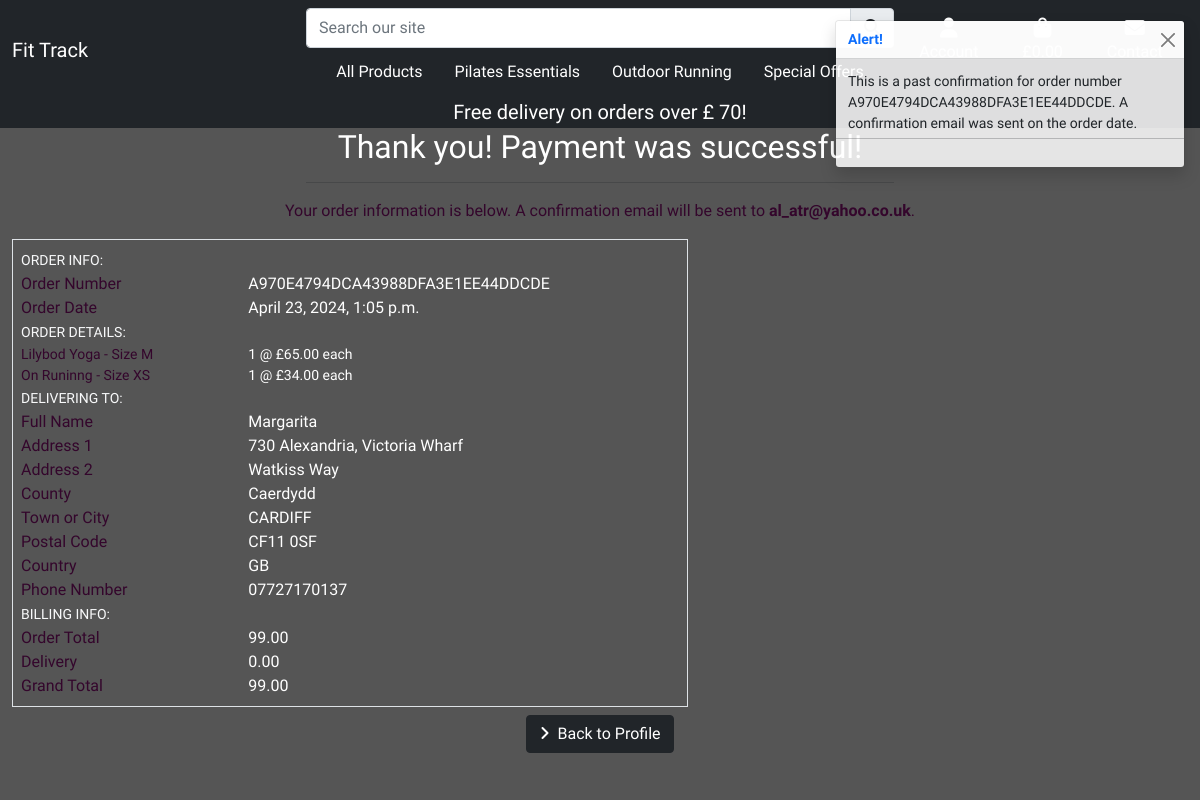
Screenshot of /profile/order_history/A970E4794DCA43988DFA3E1EE44DDCDE with the database file from the repository.
### checkout/models.py (models this page shows, shortened)
class Order(models.Model):
    order_number = models.CharField(max_length=32, null=False, editable=False)
    user_profile = models.ForeignKey(UserProfile, on_delete=models.SET_NULL,
                                     null=True, blank=True, related_name='orders')
    full_name = models.CharField(max_length=50, null=False, blank=False)
    email = models.EmailField(max_length=254, null=False, blank=False)
    phone_number = models.CharField(max_length=20, null=False, blank=False)
    country = models.CharField(max_length=40, null=False, blank=False)
    postcode = models.CharField(max_length=20, null=True, blank=True)
    town_or_city = models.CharField(max_length=40, null=False, blank=False)
    street_address1 = models.CharField(max_length=80, null=False, blank=False)
    street_address2 = models.CharField(max_length=80, null=True, blank=True)
    county = models.CharField(max_length=80, null=True, blank=True)
    date = models.DateTimeField(auto_now_add=True)
    delivery_cost = models.DecimalField(max_digits=6, decimal_places=2, null=False, default=0)
    order_total = models.DecimalField(max_digits=10, decimal_places=2, null=False, default=0)
    grand_total = models.DecimalField(max_digits=10, decimal_places=2, null=False, default=0)
    original_bag = models.TextField(null=False, blank=False, default='')
    stripe_pid = models.CharField(max_length=254, null=False, blank=False, default='')

class OrderLineItem(models.Model):
    order = models.ForeignKey(Order, null=False, blank=False, on_delete=models.CASCADE, related_name='lineitems')
    product = models.ForeignKey(Product, null=False, blank=False, on_delete=models.CASCADE)
    product_size = models.CharField(max_length=2, null=True, blank=True)
    quantity = models.IntegerField(null=False, blank=False, default=0)
    lineitem_total = models.DecimalField(max_digits=6, decimal_places=2, null=False, blank=False, editable=False)

### products/models.py (models this page shows, shortened)
class Product(models.Model):
    category = models.ForeignKey('Category', null=True, blank=True, on_delete=models.SET_NULL)
    sku = models.CharField(max_length=254, null=True, blank=True)
    name = models.CharField(max_length=254)
    different_size = models.BooleanField(default=False)
    description = models.TextField()
    new = models.BooleanField(default=False)
    on_sale = models.BooleanField(default=False)
    all_specials = models.BooleanField(default=False)
    details = models.CharField(max_length=360)
    materials = models.CharField(max_length=254, null=True,default=None)
    fabric_care = models.CharField(max_length=360)
    price = models.DecimalField(max_digits=6, decimal_places=2)
    rating = models.DecimalField(max_digits=6, decimal_places=2, null=True, blank=True)
    image = models.ImageField(null=True, blank=True)
    size = models.CharField(max_length=254, null=True, blank=True)
    weight =  models.CharField(max_length=254, null=True, blank=True)
    special_price = models.DecimalField(
        max_digits=6, decimal_places=2, null=False, blank=False, default=0)

### profiles/views.py (the view)
# urls.py: path('order_history/<order_number>', views.order_history, name='order_history'),
def order_history(request, order_number):
    order = get_object_or_404(Order, order_number=order_number)
    messages.info(request, (
        f'This is a past confirmation for order number {order_number}. '
        'A confirmation email was sent on the order date.'
    ))
    template = 'checkout/checkout_success.html'
    context = {
        'order': order,
        'from_profile': True,
    }
    return render(request, template, context)

### bag/contexts.py (called while the page is built, shortened)
def bag_contents(request):
    bag_items = []
    total = 0
    product_count = 0
    bag = request.session.get('bag', {})
    if product_count > 0 and total < settings.FREE_DELIVERY_THRESHOLD:
        delivery = Decimal(settings.STANDARD_DELIVERY_COST)
        free_delivery_delta = settings.FREE_DELIVERY_THRESHOLD - total
    else:
        delivery = 0
        free_delivery_delta = 0
    grand_total = delivery + total
    context = {
        'bag_items': bag_items,
        'total': total,
        'product_count': product_count,
        'delivery': delivery,
        'free_delivery_delta': free_delivery_delta,
        'free_delivery_threshold': settings.FREE_DELIVERY_THRESHOLD,
        'grand_total': grand_total,
    }
    return context

### checkout/templates/checkout/checkout_success.html
{% extends "base.html"%}
{% load static %}
{% block extra_css %}
<link rel="stylesheet" href="{% static 'checkout/css/checkout.css' %}">
{% endblock %}
{% block content %}
<div class="cover"></div>
<div class="container-fluid vh-100 clear-nav">
    {% include 'includes/banner.html'%}
    <div class="row">
        <div class="col text-center ">
            <h2 class="text-white">Thank you! Payment was successful!</h2>
            <hr class="w-50 mx-auto mb-3">
            <p class="text-purple"> Your order information is below. A confirmation email will be sent to <strong>{{ order.email }}</strong>.</p>
        </div>
    </div>
    <div class="row">
        <div class="col-12 col-lg-7">
            <div class="order-confirmation-wrapper p-2 border">
                <div class="row">
                    <div class="col">
                        <small class="text-light text-uppercase font-weight-bold">Order Info:</small>
                    </div>
                </div>
                <div class="row">
                    <div class="col-12 col-md-4">
                        <p class="mb-0 text-purple font-weight-bold">Order Number</p>
                    </div>
                    <div class="col-12 col-md-8 text-md-right">
                        <p class="mb-0">{{ order.order_number }}</p>
                    </div>
                </div>
                <div class="row">
                    <div class="col-12 col-md-4">
                        <p class="mb-0 text-purple font-weight-bold">Order Date</p>
                    </div>
                    <div class="col-12 col-md-8 text-md-right">
                        <p class="mb-0">{{ order.date }}</p>
                    </div>
                </div>
                <div class="row">
                    <div class="col">
                        <small class="text-light text-uppercase font-weight-bold">Order Details:</small>
                    </div>
                </div>
                {% for item in order.lineitems.all %}
                <div class="row">
                    <div class="col-12 col-md-4">
                        <p class="small mb-0 text-purple font-weight-bold">
                            {{ item.product.name }}{% if item.product_size %} - Size {{ item.product.size|upper }}{% endif %}
                        </p>
                    </div>
                    <div class="col-12 col-md-8 text-md-right">
                        {% if item.product.special_price %}
                        <p class="small mb-0">{{ item.quantity }} @ £{{ item.product.special_price }} each</p>
                        {% else %}
                        <p class="small mb-0">{{ item.quantity }} @ £{{ item.product.price }} each</p>
                        {% endif %}
                    </div>
                </div>
                {% endfor %}
                <div class="row">
                    <div class="col">
                        <small class="text-light text-uppercase font-weight-bold">Delivering To:</small>
                    </div>
                </div>
                <div class="row">
                    <div class="col-12 col-md-4">
                        <p class="mb-0 text-purple font-weight-bold">Full Name</p>
                    </div>
                    <div class="col-12 col-md-8 text-md-right">
                        <p class="mb-0">{{ order.full_name }}</p>
                    </div>
                </div>
                <div class="row">
                    <div class="col-12 col-md-4">
                        <p class="mb-0 text-purple font-weight-bold">Address 1</p>
                    </div>
                    <div class="col-12 col-md-8 text-md-right">
                        <p class="mb-0">{{ order.street_address1 }}</p>
                    </div>
                </div>
                {% if order.street_address2 %}
                <div class="row">
                    <div class="col-12 col-md-4">
                        <p class="mb-0 text-purple font-weight-bold">Address 2</p>
                    </div>
                    <div class="col-12 col-md-8 text-md-right">
                        <p class="mb-0">{{ order.street_address2 }}</p>
                    </div>
                </div>
                {% endif %}
                {% if order.county %}
                <div class="row">
                    <div class="col-12 col-md-4">
                        <p class="mb-0 text-purple font-weight-bold">County</p>
                    </div>
                    <div class="col-12 col-md-8 text-md-right">
                        <p class="mb-0">{{ order.county }}</p>
                    </div>
                </div>
                {% endif %}
                <div class="row">
                    <div class="col-12 col-md-4">
                        <p class="mb-0 text-purple font-weight-bold">Town or City</p>
                    </div>
                    <div class="col-12 col-md-8 text-md-right">
                        <p class="mb-0">{{ order.town_or_city }}</p>
                    </div>
                </div>
                {% if order.postcode %}
                <div class="row">
                    <div class="col-12 col-md-4">
                        <p class="mb-0 text-purple font-weight-bold">Postal Code</p>
                    </div>
                    <div class="col-12 col-md-8 text-md-right">
                        <p class="mb-0">{{ order.postcode }}</p>
                    </div>
                </div>
                {% endif %}
                <div class="row">
                    <div class="col-12 col-md-4">
                        <p class="mb-0 text-purple font-weight-bold">Country</p>
                    </div>
                    <div class="col-12 col-md-8 text-md-right">
                        <p class="mb-0">{{ order.country }}</p>
                    </div>
                </div>
                <div class="row">
                    <div class="col-12 col-md-4">
                        <p class="mb-0 text-purple font-weight-bold">Phone Number</p>
                    </div>
                    <div class="col-12 col-md-8 text-md-right">
                        <p class="mb-0">{{ order.phone_number }}</p>
                    </div>
                </div>
                <div class="row">
                    <div class="col">
                        <small class="text-light text-uppercase font-weight-bold">Billing Info:</small>
                    </div>
                </div>
                <div class="row">
                    <div class="col-12 col-md-4">
                        <p class="mb-0 text-purple font-weight-bold">Order Total</p>
                    </div>
                    <div class="col-12 col-md-8 text-md-right">
                        <p class="mb-0">{{ order.order_total }}</p>
                    </div>
                </div>
                <div class="row">
                    <div class="col-12 col-md-4">
                        <p class="mb-0 text-purple font-weight-bold">Delivery</p>
                    </div>
                    <div class="col-12 col-md-8 text-md-right">
                        <p class="mb-0">{{ order.delivery_cost }}</p>
                    </div>
                </div>
                <div class="row">
                    <div class="col-12 col-md-4">
                        <p class="mb-0 text-purple font-weight-bold">Grand Total</p>
                    </div>
                    <div class="col-12 col-md-8 text-md-right">
                        <p class="mb-0">{{ order.grand_total }}</p>
                    </div>
                </div>
            </div>
        </div>
    </div>
        <div class="row">
        <div class="col-12 text-center">
            {% if from_profile %}
                <a href="{% url 'profile' %}"  class="btn btn-dark text-center mt-2 shopping-button">
                    <i class="fas fa-angle-right pe-2"></i>Back to Profile
                </a>
            {% else %}
                <a href="{% url 'products' %}?all_specials"  class="btn btn-dark text-center mt-2 shopping-button">
                    <i class="fas fa-gifts pe-2"></i>Check out our latest speacial deals!
                </a>
            {% endif %}
        </div>
    </div>
</div>
{% endblock %}

### static/css/base.css (style rules this page uses)
html { height:100%; }
body { font-family:'Bacasime Antique', serif ; background: url('/media/woman.jpg') no-repeat center center fixed; background-size: cover; height: 100%; display: flex; flex-direction: column; }
.cover { height: 100%; width: 100%; position: fixed; z-index: -1; top: 0; left: 0; background-color: #555; }
.mt-3,.nav-link, p { color:#fff !important; }
.text-purple { color: rgb(52, 6, 44) !important;; }

### rows the page displays
Order: email "al_atr@yahoo.co.uk", order_number "A970E4794DCA43988DFA3E1EE44DDCDE", date "April 23, 2024, 1:05 p.m.", full_name "Margarita", street_address1 "730 Alexandria, Victoria Wharf", street_address2 "Watkiss Way", county "Caerdydd", town_or_city "CARDIFF", postcode "CF11 0SF", country "GB", phone_number "07727170137", order_total "99.00", delivery_cost "0.00", grand_total "99.00"
OrderLineItem: product.name "Lilybod Yoga", product.size "M", quantity "1", product.price "65.00"
OrderLineItem: product.name "On Runinng", product.size "XS", quantity "1", product.special_price "34.00"

### other values shown
{{ message }} "This is a past confirmation for order number A970E4794DCA43988DFA3E1EE44DDCDE. A confirmation email was sent on the order date."
{{ free_delivery_threshold }} "70"
